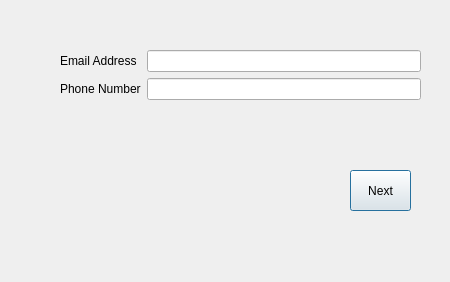
<?xml version="1.0" encoding="UTF-8"?>
<ui version="4.0">
 <class>ForgotPassword</class>
 <widget class="QDialog" name="ForgotPassword">
  <property name="geometry">
   <rect>
    <x>0</x>
    <y>0</y>
    <width>450</width>
    <height>282</height>
   </rect>
  </property>
  <property name="maximumSize">
   <size>
    <width>1000</width>
    <height>756</height>
   </size>
  </property>
  <property name="windowTitle">
   <string>Forgot Password Page</string>
  </property>
  <widget class="QWidget" name="formLayoutWidget">
   <property name="geometry">
    <rect>
     <x>60</x>
     <y>50</y>
     <width>361</width>
     <height>101</height>
    </rect>
   </property>
   <layout class="QFormLayout" name="formLayout">
    <item row="0" column="1">
     <widget class="QLineEdit" name="txtEmail"/>
    </item>
    <item row="0" column="0">
     <widget class="QLabel" name="label">
      <property name="text">
       <string>Email Address</string>
      </property>
     </widget>
    </item>
    <item row="1" column="0">
     <widget class="QLabel" name="label_2">
      <property name="text">
       <string>Phone Number</string>
      </property>
     </widget>
    </item>
    <item row="1" column="1">
     <widget class="QLineEdit" name="txtPassword"/>
    </item>
   </layout>
  </widget>
  <widget class="QPushButton" name="btnNext">
   <property name="geometry">
    <rect>
     <x>350</x>
     <y>170</y>
     <width>61</width>
     <height>41</height>
    </rect>
   </property>
   <property name="text">
    <string>Next</string>
   </property>
  </widget>
 </widget>
 <resources/>
 <connections/>
</ui>
